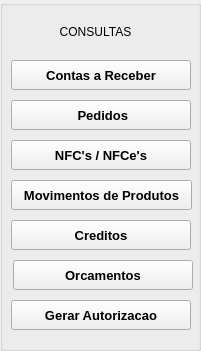
   <widget class="QGroupBox" name="groupBox">
    <property name="geometry">
     <rect>
      <x>960</x>
      <y>250</y>
      <width>201</width>
      <height>351</height>
     </rect>
    </property>
    <property name="styleSheet">
     <string notr="true"/>
    </property>
    <property name="title">
     <string/>
    </property>
    <property name="alignment">
     <set>Qt::AlignCenter</set>
    </property>
    <widget class="QPushButton" name="bt_gerar_autorizacao">
     <property name="geometry">
      <rect>
       <x>11</x>
       <y>300</y>
       <width>180</width>
       <height>30</height>
      </rect>
     </property>
     <property name="font">
      <font>
       <family>Arial</family>
       <pointsize>10</pointsize>
       <italic>false</italic>
       <bold>true</bold>
      </font>
     </property>
     <property name="styleSheet">
      <string notr="true"/>
     </property>
     <property name="text">
      <string>Gerar Autorizacao</string>
     </property>
    </widget>
    <widget class="QPushButton" name="bt_contas_receber">
     <property name="geometry">
      <rect>
       <x>11</x>
       <y>60</y>
       <width>180</width>
       <height>30</height>
      </rect>
     </property>
     <property name="font">
      <font>
       <family>Arial</family>
       <pointsize>10</pointsize>
       <italic>false</italic>
       <bold>true</bold>
      </font>
     </property>
     <property name="styleSheet">
      <string notr="true"/>
     </property>
     <property name="text">
      <string>Contas a Receber</string>
     </property>
    </widget>
    <widget class="QPushButton" name="bt_pedidos">
     <property name="geometry">
      <rect>
       <x>11</x>
       <y>100</y>
       <width>180</width>
       <height>30</height>
      </rect>
     </property>
     <property name="font">
      <font>
       <family>Arial</family>
       <pointsize>10</pointsize>
       <italic>false</italic>
       <bold>true</bold>
      </font>
     </property>
     <property name="styleSheet">
      <string notr="true"/>
     </property>
     <property name="text">
      <string> Pedidos</string>
     </property>
    </widget>
    <widget class="QPushButton" name="bt_creditos">
     <property name="geometry">
      <rect>
       <x>11</x>
       <y>220</y>
       <width>180</width>
       <height>30</height>
      </rect>
     </property>
     <property name="font">
      <font>
       <family>Arial</family>
       <pointsize>10</pointsize>
       <italic>false</italic>
       <bold>true</bold>
      </font>
     </property>
     <property name="styleSheet">
      <string notr="true"/>
     </property>
     <property name="text">
      <string>Creditos</string>
     </property>
    </widget>
    <widget class="QPushButton" name="bt_nfe">
     <property name="geometry">
      <rect>
       <x>11</x>
       <y>140</y>
       <width>180</width>
       <height>30</height>
      </rect>
     </property>
     <property name="font">
      <font>
       <family>Arial</family>
       <pointsize>10</pointsize>
       <italic>false</italic>
       <bold>true</bold>
      </font>
     </property>
     <property name="styleSheet">
      <string notr="true"/>
     </property>
     <property name="text">
      <string>NFC's / NFCe's</string>
     </property>
    </widget>
    <widget class="QPushButton" name="bt_mov_produtos">
     <property name="geometry">
      <rect>
       <x>11</x>
       <y>180</y>
       <width>181</width>
       <height>30</height>
      </rect>
     </property>
     <property name="font">
      <font>
       <family>Arial</family>
       <pointsize>10</pointsize>
       <italic>false</italic>
       <bold>true</bold>
      </font>
     </property>
     <property name="styleSheet">
      <string notr="true"/>
     </property>
     <property name="text">
      <string>Movimentos de Produtos</string>
     </property>
    </widget>
    <widget class="QLabel" name="label_94">
     <property name="geometry">
      <rect>
       <x>30</x>
       <y>16</y>
       <width>131</width>
       <height>31</height>
      </rect>
     </property>
     <property name="text">
      <string>CONSULTAS</string>
     </property>
     <property name="alignment">
      <set>Qt::AlignCenter</set>
     </property>
    </widget>
    <widget class="QPushButton" name="bt_orcamentos">
     <property name="geometry">
      <rect>
       <x>13</x>
       <y>260</y>
       <width>180</width>
       <height>30</height>
      </rect>
     </property>
     <property name="font">
      <font>
       <family>Arial</family>
       <pointsize>10</pointsize>
       <italic>false</italic>
       <bold>true</bold>
      </font>
     </property>
     <property name="styleSheet">
      <string notr="true"/>
     </property>
     <property name="text">
      <string>Orcamentos</string>
     </property>
    </widget>
   </widget>
